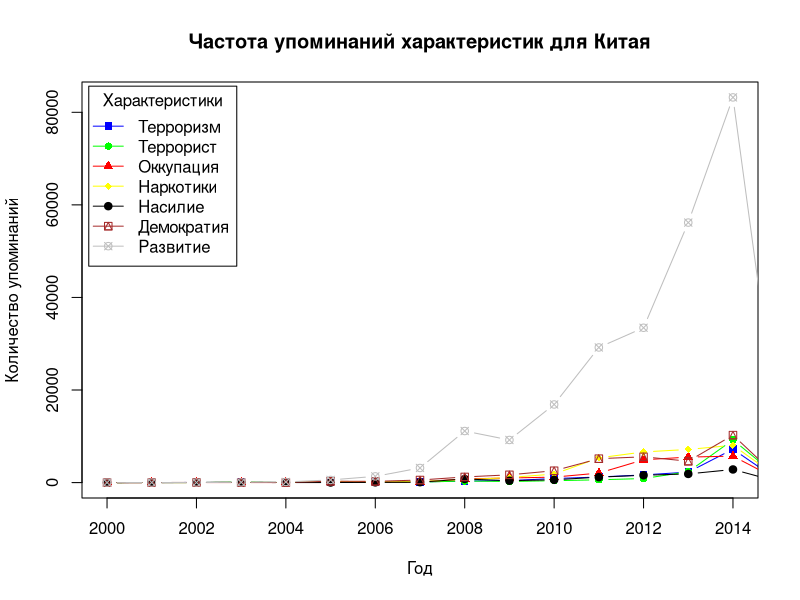
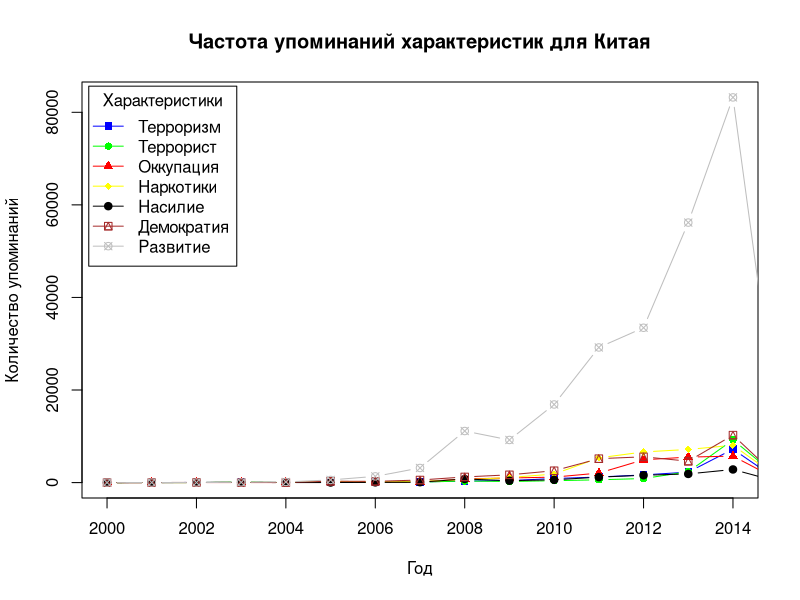

These figures' R source, in order:
setwd("/home/user/Документы/ECM-312/")
mytable<-read.table("China.csv", header=TRUE, sep=",")
mytable
ymax<-max(mytable[][2:8])
ymax
names(mytable)
attach(mytable)
chars=c("Терроризм","Террорист","Оккупация","Наркотики","Насилие","Демократия","Развитие")
plot(Year,terrorism,xlab="Год", ylab="Количество упоминаний", main="Частота упоминаний характеристик для Китая",pch=15,col="blue",type="b",xlim=c(2000,2014),ylim=c(0,ymax))
lines(Year,terrorist,pch=16,col="green",type="b",xlim=c(2000,2014),ylim=c(0,ymax))
lines(Year,occupation,pch=17,col="red",type="b",xlim=c(2000,2014),ylim=c(0,ymax))
lines(Year,narcotic,pch=18,col="yellow",type="b",xlim=c(2000,2014),ylim=c(0,ymax))
lines(Year,violation,pch=19,col="black",type="b",xlim=c(2000,2014),ylim=c(0,ymax))
lines(Year,democracy,pch=14,col="brown",type="b",xlim=c(2000,2014),ylim=c(0,ymax))
lines(Year,development,pch=13,col="grey",type="b",xlim=c(2000,2014),ylim=c(0,ymax))
legend("topleft",inset=.01,title="Характеристики",chars,lty=c(1,1),pch=c(15,16,17,18,19,14,13),col=c("blue","green","red","yellow","black","brown","grey"))

#png(filename="China.png",units="px",width=1200,res=96,pointsize=12,family="serif")
cairo_pdf(filename="China.pdf",width=7,height=4,onefile=TRUE,pointsize=12,family="serif")
plot(Year,terrorism,xlab="Год", ylab="Количество упоминаний", main="Частота упоминаний характеристик для Китая",pch=15,col="blue",type="b",xlim=c(2000,2014),ylim=c(0,ymax))
lines(Year,terrorist,pch=16,col="green",type="b",xlim=c(2000,2014),ylim=c(0,ymax))
lines(Year,occupation,pch=17,col="red",type="b",xlim=c(2000,2014),ylim=c(0,ymax))
lines(Year,narcotic,pch=18,col="yellow",type="b",xlim=c(2000,2014),ylim=c(0,ymax))
lines(Year,violation,pch=19,col="black",type="b",xlim=c(2000,2014),ylim=c(0,ymax))
lines(Year,democracy,pch=14,col="brown",type="b",xlim=c(2000,2014),ylim=c(0,ymax))
lines(Year,development,pch=13,col="grey",type="b",xlim=c(2000,2014),ylim=c(0,ymax))
legend("topleft",inset=.01,title="Характеристики",chars,lty=c(1,1),pch=c(15,16,17,18,19,14,13),col=c("blue","green","red","yellow","black","brown","grey"))
dev.off()